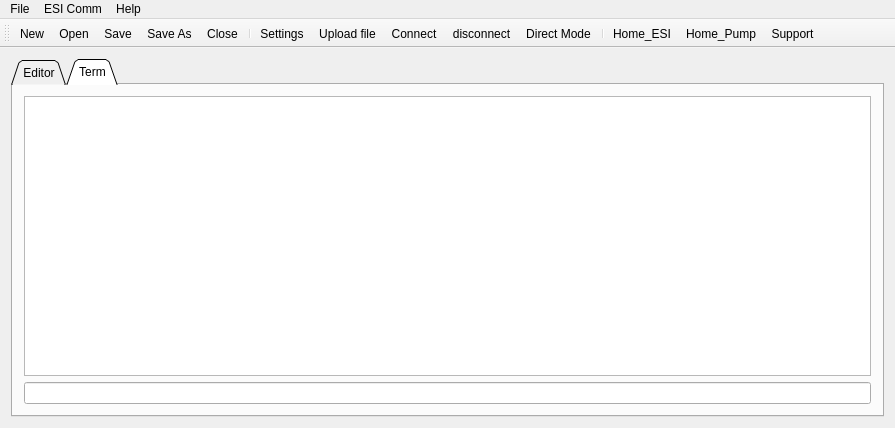
<?xml version="1.0" encoding="UTF-8"?>
<ui version="4.0">
 <class>MainWindow</class>
 <widget class="QMainWindow" name="MainWindow">
  <property name="geometry">
   <rect>
    <x>0</x>
    <y>0</y>
    <width>895</width>
    <height>428</height>
   </rect>
  </property>
  <property name="windowTitle">
   <string>ESI Term</string>
  </property>
  <widget class="QWidget" name="centralWidget">
   <layout class="QGridLayout" name="gridLayout">
    <item row="0" column="0">
     <widget class="QTabWidget" name="tabWidget">
      <property name="tabShape">
       <enum>QTabWidget::Triangular</enum>
      </property>
      <property name="currentIndex">
       <number>1</number>
      </property>
      <property name="elideMode">
       <enum>Qt::ElideLeft</enum>
      </property>
      <widget class="QWidget" name="tab">
       <attribute name="title">
        <string>Editor</string>
       </attribute>
       <layout class="QGridLayout" name="gridLayout_2">
        <item row="0" column="0">
         <widget class="QPlainTextEdit" name="plainTextEdit"/>
        </item>
       </layout>
      </widget>
      <widget class="QWidget" name="tab_2">
       <attribute name="title">
        <string>Term</string>
       </attribute>
       <layout class="QVBoxLayout" name="verticalLayout">
        <item>
         <widget class="QPlainTextEdit" name="plainTextEdit_Term">
          <property name="readOnly">
           <bool>true</bool>
          </property>
         </widget>
        </item>
        <item>
         <widget class="QLineEdit" name="lineEdit"/>
        </item>
       </layout>
      </widget>
     </widget>
    </item>
   </layout>
  </widget>
  <widget class="QMenuBar" name="menuBar">
   <property name="geometry">
    <rect>
     <x>0</x>
     <y>0</y>
     <width>895</width>
     <height>22</height>
    </rect>
   </property>
   <widget class="QMenu" name="menuESI_Term">
    <property name="title">
     <string>File</string>
    </property>
    <addaction name="separator"/>
    <addaction name="actionOpen"/>
    <addaction name="actionSave"/>
    <addaction name="actionSave_As"/>
    <addaction name="actionClose"/>
    <addaction name="actionPreferences"/>
   </widget>
   <widget class="QMenu" name="menuHelp">
    <property name="title">
     <string>Help</string>
    </property>
    <addaction name="actionSupport"/>
   </widget>
   <widget class="QMenu" name="menuESI_Comm">
    <property name="title">
     <string>ESI Comm</string>
    </property>
    <addaction name="actionConnect"/>
    <addaction name="actionUpload_file"/>
    <addaction name="actionComm_Mode"/>
    <addaction name="actionHome_ESI"/>
    <addaction name="actionHome_Pump"/>
   </widget>
   <addaction name="menuESI_Term"/>
   <addaction name="menuESI_Comm"/>
   <addaction name="menuHelp"/>
  </widget>
  <widget class="QToolBar" name="mainToolBar">
   <property name="iconSize">
    <size>
     <width>48</width>
     <height>48</height>
    </size>
   </property>
   <property name="toolButtonStyle">
    <enum>Qt::ToolButtonIconOnly</enum>
   </property>
   <attribute name="toolBarArea">
    <enum>TopToolBarArea</enum>
   </attribute>
   <attribute name="toolBarBreak">
    <bool>false</bool>
   </attribute>
   <addaction name="actionNew"/>
   <addaction name="actionOpen"/>
   <addaction name="actionSave"/>
   <addaction name="actionSave_As"/>
   <addaction name="actionClose"/>
   <addaction name="separator"/>
   <addaction name="actionSettings"/>
   <addaction name="actionUpload_file"/>
   <addaction name="actionConnect"/>
   <addaction name="actionDisconnect"/>
   <addaction name="actionComm_Mode"/>
   <addaction name="separator"/>
   <addaction name="actionHome_ESI"/>
   <addaction name="actionHome_Pump"/>
   <addaction name="actionSupport"/>
  </widget>
  <action name="actionConnect">
   <property name="icon">
    <iconset resource="esiresources.qrc">
     <normaloff>:/esi_comm/connect-serial.png</normaloff>:/esi_comm/connect-serial.png</iconset>
   </property>
   <property name="text">
    <string>Connect</string>
   </property>
   <property name="shortcut">
    <string>Ctrl+Alt+C</string>
   </property>
  </action>
  <action name="actionUpload_file">
   <property name="icon">
    <iconset resource="esiresources.qrc">
     <normaloff>:/esi_comm/upload-file-icon.png</normaloff>:/esi_comm/upload-file-icon.png</iconset>
   </property>
   <property name="text">
    <string>Upload file</string>
   </property>
   <property name="shortcut">
    <string>Ctrl+Alt+U</string>
   </property>
  </action>
  <action name="actionPreferences">
   <property name="text">
    <string>Preferences</string>
   </property>
  </action>
  <action name="actionSupport">
   <property name="icon">
    <iconset resource="esiresources.qrc">
     <normaloff>:/esi_comm/support-icon.png</normaloff>:/esi_comm/support-icon.png</iconset>
   </property>
   <property name="text">
    <string>Support</string>
   </property>
   <property name="shortcut">
    <string>Ctrl+Alt+S</string>
   </property>
  </action>
  <action name="actionComm_Mode">
   <property name="icon">
    <iconset resource="esiresources.qrc">
     <normaloff>:/esi_comm/terminal-blue.png</normaloff>:/esi_comm/terminal-blue.png</iconset>
   </property>
   <property name="text">
    <string>Direct Mode</string>
   </property>
   <property name="toolTip">
    <string>Direct mode</string>
   </property>
   <property name="shortcut">
    <string>Meta+Alt+D</string>
   </property>
  </action>
  <action name="actionOpen">
   <property name="icon">
    <iconset resource="esiresources.qrc">
     <normaloff>:/esi_comm/file_open.png</normaloff>:/esi_comm/file_open.png</iconset>
   </property>
   <property name="text">
    <string>Open</string>
   </property>
  </action>
  <action name="actionSave">
   <property name="icon">
    <iconset resource="esiresources.qrc">
     <normaloff>:/esi_comm/file_save.png</normaloff>:/esi_comm/file_save.png</iconset>
   </property>
   <property name="text">
    <string>Save</string>
   </property>
  </action>
  <action name="actionSave_As">
   <property name="icon">
    <iconset resource="esiresources.qrc">
     <normaloff>:/esi_comm/BT_file_blanc_star.png</normaloff>:/esi_comm/BT_file_blanc_star.png</iconset>
   </property>
   <property name="text">
    <string>Save As</string>
   </property>
  </action>
  <action name="actionClose">
   <property name="icon">
    <iconset resource="esiresources.qrc">
     <normaloff>:/esi_comm/file_delete.png</normaloff>:/esi_comm/file_delete.png</iconset>
   </property>
   <property name="text">
    <string>Close</string>
   </property>
  </action>
  <action name="actionNew">
   <property name="icon">
    <iconset resource="esiresources.qrc">
     <normaloff>:/esi_comm/file_add.png</normaloff>:/esi_comm/file_add.png</iconset>
   </property>
   <property name="text">
    <string>New</string>
   </property>
  </action>
  <action name="actionDisconnect">
   <property name="icon">
    <iconset resource="esiresources.qrc">
     <normaloff>:/esi_comm/disconnect_serial.png</normaloff>:/esi_comm/disconnect_serial.png</iconset>
   </property>
   <property name="text">
    <string>disconnect</string>
   </property>
   <property name="toolTip">
    <string>Disconnect ESI</string>
   </property>
   <property name="visible">
    <bool>false</bool>
   </property>
  </action>
  <action name="actionSettings">
   <property name="icon">
    <iconset resource="esiresources.qrc">
     <normaloff>:/esi_comm/Settings-48.png</normaloff>:/esi_comm/Settings-48.png</iconset>
   </property>
   <property name="text">
    <string>Settings</string>
   </property>
  </action>
  <action name="actionHome_ESI">
   <property name="icon">
    <iconset resource="esiresources.qrc">
     <normaloff>:/esi_comm/blue-home-icon.png</normaloff>:/esi_comm/blue-home-icon.png</iconset>
   </property>
   <property name="text">
    <string>Home_ESI</string>
   </property>
   <property name="toolTip">
    <string>ESI origin</string>
   </property>
  </action>
  <action name="actionHome_Pump">
   <property name="icon">
    <iconset resource="esiresources.qrc">
     <normaloff>:/esi_comm/red-home-icon.png</normaloff>:/esi_comm/red-home-icon.png</iconset>
   </property>
   <property name="text">
    <string>Home_Pump</string>
   </property>
   <property name="toolTip">
    <string>Pump origin</string>
   </property>
  </action>
 </widget>
 <layoutdefault spacing="6" margin="11"/>
 <resources>
  <include location="esiresources.qrc"/>
 </resources>
 <connections/>
</ui>
